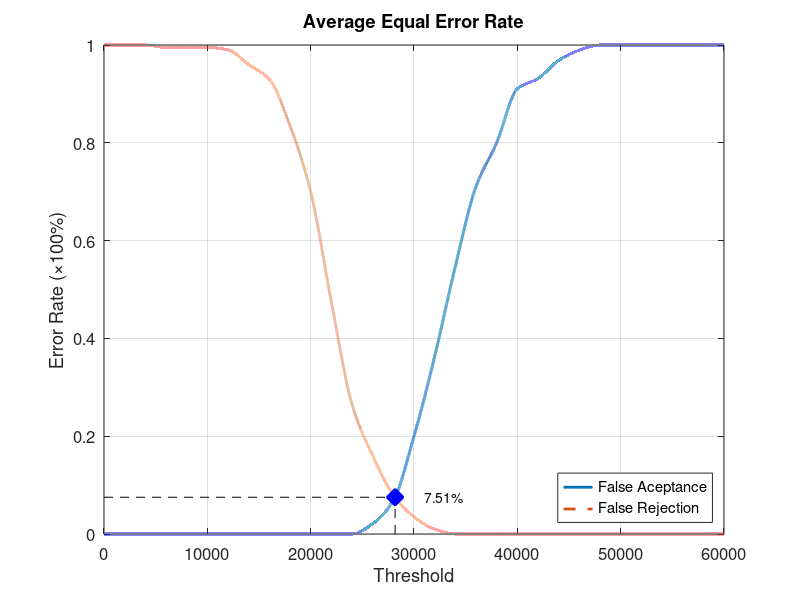
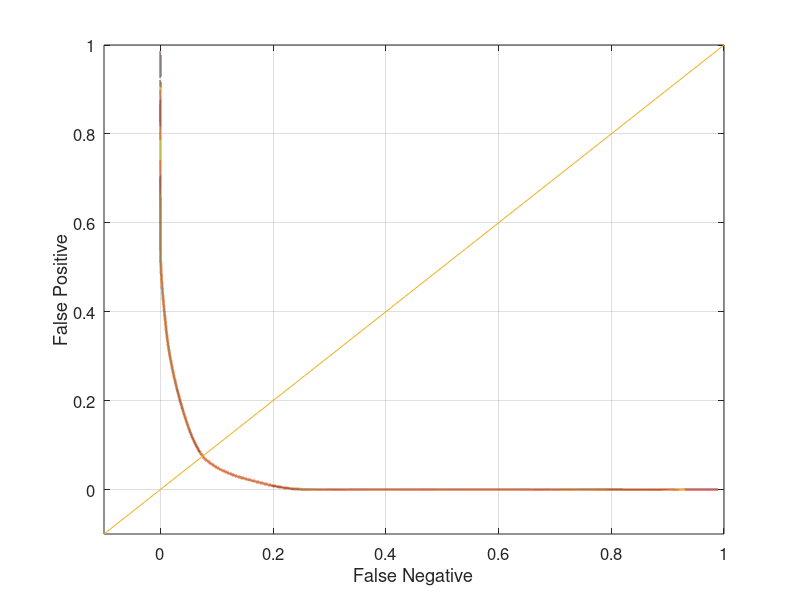

The MATLAB script that drew these images, in order:
function yEER = Database2_4
close all;
clear;
clc;
x = 0:2000:60000;
xq = 0:0.5:60000;

y0 = [0 0 0 0 0 0 0 0 0 0 0 0 0 0.0210526 0.0684211 0.2 0.363158 0.547368 0.710526 0.8 0.910526 0.931579 0.968421 0.989474 1 1 1 1 1 1 1];
yy0 = interp1(x, y0, xq, 'pchip');
y1 = [1 1 1 0.995 0.995 0.995 0.99 0.96 0.93 0.835 0.7 0.475 0.265 0.16 0.08 0.035 0.01 0 0 0 0 0 0 0 0 0 0 0 0 0 0];
yy1 = interp1(x, y1, xq, 'pchip');

% Calculating EER: 
y2 = abs(y0 - y1);
find(y2 == min(y2))
yy2 = abs(yy0 - yy1);
xEER = find(yy2 == min(yy2));
xEERIndex = xq(xEER) % X-axis EER
yEER = yy0(xEER) % Y-axis EER

main = figure
plot(xq, yy0,'-','LineWidth', 2);	hold on
plot(xq, yy1,'--','LineWidth', 2);	hold on
plot([xEERIndex xEERIndex], [0 yEER], 'k--');	hold on
plot([0 xEERIndex], [yEER yEER], 'k--');	hold on
plot(xEERIndex, yEER, 'bx', 'LineWidth', 10);	hold on
text(xEERIndex + 10 * xEERIndex / 100, yEER, [num2str(round((10000 * yEER)) / 100) '%'])
legend('False Aceptance', 'False Rejection', 'Location', 'SouthEast')
xlabel('Threshold')
ylabel('Error Rate (\times100%)')
title('Average Equal Error Rate')
set(gca, 'FontSize', 12)
axis([0 60000 0 1])
grid on

print(main, 'Database2_4Main', '-dpng');
FNRxFPR = figure('Color', [1 1 1]);
plot(yy1, yy0, '-', yy1, yy0, 'LineWidth', 2);
hold on
y = -0.1:0.1:1
plot(y, y); 
set(gca, 'FontSize', 12)
xlabel('False Negative')
ylabel('False Positive')
axis([-0.1 1 -0.1 1])
set(gca, 'FontSize', 12)
grid on

print(FNRxFPR, 'Database2_4FNRxFPR','-dpng');
end
